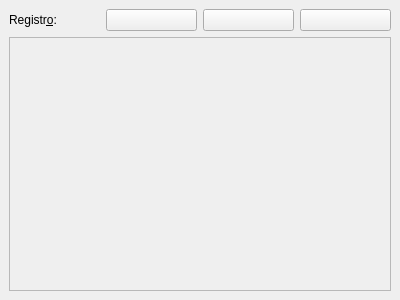
<ui version="4.0" >
 <class>OutputWidget</class>
 <widget class="QWidget" name="OutputWidget" >
  <property name="geometry" >
   <rect>
    <x>0</x>
    <y>0</y>
    <width>400</width>
    <height>300</height>
   </rect>
  </property>
  <property name="windowTitle" >
   <string>Form</string>
  </property>
  <layout class="QVBoxLayout" >
   <property name="margin" >
    <number>9</number>
   </property>
   <property name="spacing" >
    <number>6</number>
   </property>
   <item>
    <layout class="QHBoxLayout" >
     <property name="margin" >
      <number>0</number>
     </property>
     <property name="spacing" >
      <number>6</number>
     </property>
     <item>
      <widget class="QLabel" name="label" >
       <property name="text" >
        <string>Registr&amp;o:</string>
       </property>
       <property name="buddy" >
        <cstring>textEdit</cstring>
       </property>
      </widget>
     </item>
     <item>
      <widget class="QPushButton" name="zoomInButton" >
       <property name="toolTip" >
        <string>Aumentar</string>
       </property>
       <property name="statusTip" >
        <string>Aumenta el tamaño del texto</string>
       </property>
       <property name="text" >
        <string/>
       </property>
       <property name="icon" >
        <iconset resource="../resource/default.qrc" >:/icons/default/icons/zoom_in.png</iconset>
       </property>
      </widget>
     </item>
     <item>
      <widget class="QPushButton" name="zoomOutButton" >
       <property name="toolTip" >
        <string>Reducir</string>
       </property>
       <property name="statusTip" >
        <string>Reduce el tamaño del texto</string>
       </property>
       <property name="text" >
        <string/>
       </property>
       <property name="icon" >
        <iconset resource="../resource/default.qrc" >:/icons/default/icons/zoom_out.png</iconset>
       </property>
      </widget>
     </item>
     <item>
      <widget class="QPushButton" name="clearButton" >
       <property name="toolTip" >
        <string>Limpiar</string>
       </property>
       <property name="statusTip" >
        <string>Borra todo el registro</string>
       </property>
       <property name="text" >
        <string/>
       </property>
       <property name="icon" >
        <iconset resource="../resource/default.qrc" >:/icons/default/icons/cancel.png</iconset>
       </property>
      </widget>
     </item>
    </layout>
   </item>
   <item>
    <widget class="QTextEdit" name="textEdit" >
     <property name="enabled" >
      <bool>false</bool>
     </property>
     <property name="font" >
      <font>
       <family>Monospace</family>
       <pointsize>7</pointsize>
      </font>
     </property>
    </widget>
   </item>
  </layout>
 </widget>
 <resources>
  <include location="../resource/default.qrc" />
 </resources>
 <connections>
  <connection>
   <sender>zoomInButton</sender>
   <signal>clicked()</signal>
   <receiver>textEdit</receiver>
   <slot>zoomIn()</slot>
   <hints>
    <hint type="sourcelabel" >
     <x>338</x>
     <y>96</y>
    </hint>
    <hint type="destinationlabel" >
     <x>232</x>
     <y>99</y>
    </hint>
   </hints>
  </connection>
  <connection>
   <sender>zoomOutButton</sender>
   <signal>clicked()</signal>
   <receiver>textEdit</receiver>
   <slot>zoomOut()</slot>
   <hints>
    <hint type="sourcelabel" >
     <x>351</x>
     <y>156</y>
    </hint>
    <hint type="destinationlabel" >
     <x>244</x>
     <y>160</y>
    </hint>
   </hints>
  </connection>
  <connection>
   <sender>clearButton</sender>
   <signal>clicked()</signal>
   <receiver>textEdit</receiver>
   <slot>clear()</slot>
   <hints>
    <hint type="sourcelabel" >
     <x>331</x>
     <y>236</y>
    </hint>
    <hint type="destinationlabel" >
     <x>248</x>
     <y>209</y>
    </hint>
   </hints>
  </connection>
 </connections>
</ui>
